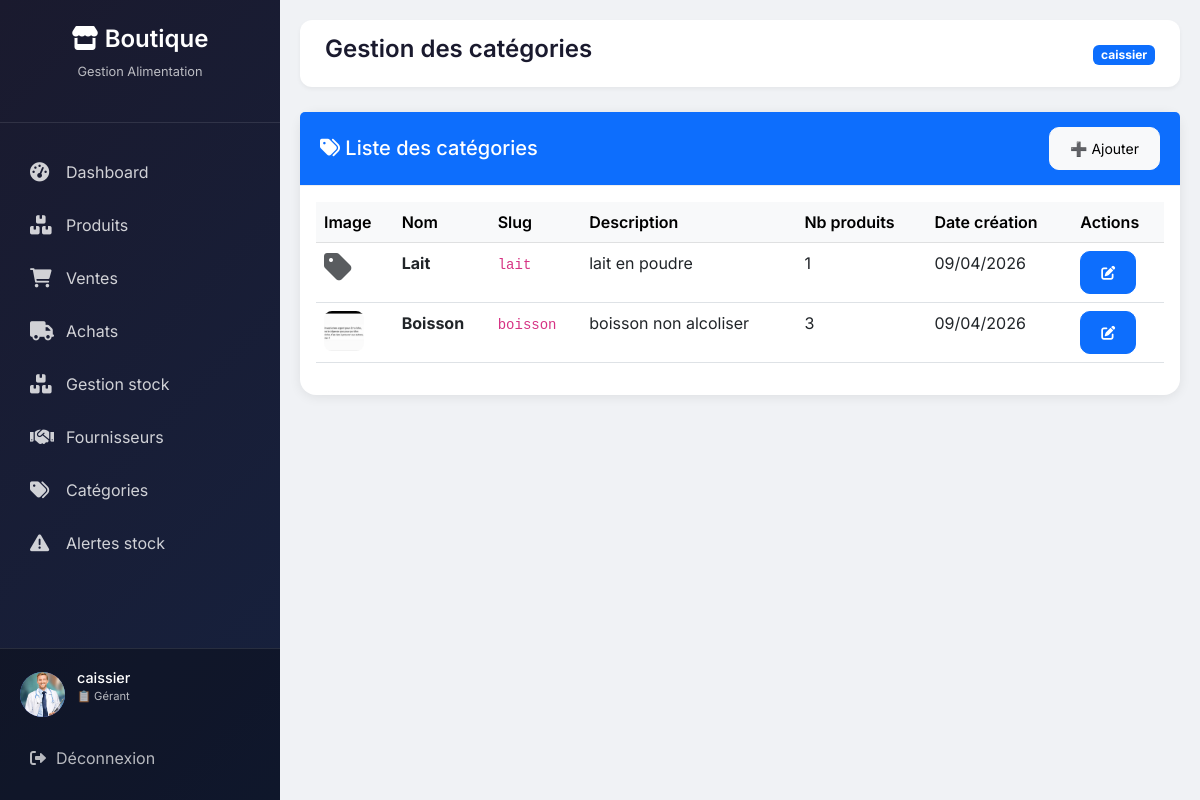
The page /categories/ (signed in) on the database its author committed.
### shop/models.py (models this page shows, shortened)
class Profil(models.Model):
    ROLE_CHOICES = (
        ('admin', 'Administrateur'),
        ('manager', 'Gérant'),
        ('comptable', 'Comptable'),
    )
    user = models.OneToOneField(User, on_delete=models.CASCADE)
    role = models.CharField(max_length=20, choices=ROLE_CHOICES,
                            default='manager')
    avatar = models.ImageField(upload_to='avatars/', blank=True, null=True)

class Categorie(models.Model):
    nom = models.CharField(max_length=100)
    slug = models.SlugField(unique=True, blank=True)
    description = models.TextField(blank=True)
    date_creation = models.DateTimeField(auto_now_add=True)
    image = models.ImageField(upload_to='categories/', blank=True, null=True)

### shop/views.py (the view)
# urls.py: path('categories/', views.liste_categories, name='liste_categories'),
@login_required
def liste_categories(request):
    if request.user.profil.role == 'comptable':
        messages.error(request, "Accès non autorisé.")
        return redirect('dashboard_comptable')
    categories = Categorie.objects.all().order_by('-date_creation')
    return render(request, 'shop/categories/liste.html', {'categories': categories})

### shop/templates/shop/categories/liste.html (shortened to what this page needs)
{% extends 'shop/base.html' %}
{% block page_title %}Gestion des catégories{% endblock %}
{% block content %}
<div class="card">
    <div class="card-header bg-primary text-white d-flex justify-content-between align-items-center">
        <h5 class="mb-0"><i class="fas fa-tags"></i> Liste des catégories</h5>
        <a href="{% url 'ajouter_categorie' %}" class="btn btn-light btn-sm">➕ Ajouter</a>
    </div>
    <div class="card-body">
        <div class="table-responsive">
            <table class="table table-hover">
                <thead class="table-light">
                    <tr>
                        <th>Image</th>
                        <th>Nom</th>
                        <th>Slug</th>
                        <th>Description</th>
                        <th>Nb produits</th>
                        <th>Date création</th>
                        <th>Actions</th>
                    </tr>
                </thead>
                <tbody>
                    {% for cat in categories %}
                    <tr>
                        <td>
                            {% if cat.image %}
                                <img src="{{ cat.image.url }}" width="40" height="40" style="object-fit: cover; border-radius: 8px;">
                            {% else %}
                                <i class="fas fa-tag fa-2x text-muted"></i>
                            {% endif %}
                        </td>
                        <td><strong>{{ cat.nom }}</strong></td>
                        <td><code>{{ cat.slug }}</code></td>
                        <td>{{ cat.description|truncatechars:50|default:"-" }}</td>
                        <td>{{ cat.produits.count }}</small></td>
                        <td>{{ cat.date_creation|date:"d/m/Y" }}</small></td>
                        <td>
                            <a href="{% url 'modifier_categorie' cat.id %}" class="btn btn-sm btn-primary">
                                <i class="fas fa-edit"></i>
                            </a>
                        </td>
                    </tr>
                    {% empty %}
                    <tr><td colspan="7" class="text-center">Aucune catégorie</td></tr>
                    {% endfor %}
                </tbody>
            </table>
        </div>
    </div>
</div>
{% endblock %}

### shop/templates/shop/base.html (shortened to what this page needs)
<!DOCTYPE html>
<html lang="fr">
<head>
    <link href="https://cdn.jsdelivr.net/npm/bootstrap@5.3.0/dist/css/bootstrap.min.css" rel="stylesheet">
    <link rel="stylesheet" href="https://cdnjs.cloudflare.com/ajax/libs/font-awesome/6.0.0-beta3/css/all.min.css">
</head>
<body>
<div class="sidebar" id="sidebar">
    <div class="sidebar-header">
        <h3><i class="fas fa-store"></i> Boutique</h3>
        <p>Gestion Alimentation</p>
    </div>
    <ul class="nav-menu">
        <li class="nav-item">
            <a href="
                {% if user.profil.role == 'admin' %}
                    {% url 'dashboard_admin' %}
                {% elif user.profil.role == 'comptable' %}
                    {% url 'dashboard_comptable' %}
                {% else %}
                    {% url 'dashboard_gerant' %}
                {% endif %}
            " class="nav-link">
                <i class="fas fa-tachometer-alt"></i>
                <span>Dashboard</span>
            </a>
        </li>
        {% if user.profil.role != 'comptable' %}
        <li class="nav-item">
            <a href="{% url 'liste_produits' %}" class="nav-link">
                <i class="fas fa-boxes"></i>
                <span>Produits</span>
            </a>
        </li>
        {% endif %}
        <li class="nav-item">
            <a href="{% url 'liste_ventes' %}" class="nav-link">
                <i class="fas fa-shopping-cart"></i>
                <span>Ventes</span>
            </a>
        </li>
        <li class="nav-item">
            <a href="{% url 'liste_achats' %}" class="nav-link">
                <i class="fas fa-truck"></i>
                <span>Achats</span>
            </a>
        </li>
        {% if user.profil.role != 'comptable' %}
        <li class="nav-item">
            <a href="{% url 'gestion_stock' %}" class="nav-link">
                <i class="fas fa-boxes"></i>
                <span>Gestion stock</span>
            </a>
        </li>
        {% endif %}
        {% if user.profil.role != 'comptable' %}
        <li class="nav-item">
            <a href="{% url 'liste_fournisseurs' %}" class="nav-link">
                <i class="fas fa-handshake"></i>
                <span>Fournisseurs</span>
            </a>
        </li>
        {% endif %}
        {% if user.profil.role != 'comptable' %}
        <li class="nav-item">
            <a href="{% url 'liste_categories' %}" class="nav-link">
                <i class="fas fa-tags"></i>
                <span>Catégories</span>
            </a>
        </li>
        {% endif %}
        {% if user.profil.role != 'comptable' %}
        <li class="nav-item">
            <a href="{% url 'alertes_stock' %}" class="nav-link">
                <i class="fas fa-exclamation-triangle"></i>
                <span>Alertes stock</span>
            </a>
        </li>
        {% endif %}
    </ul>
    <div class="user-section">
        <div class="user-info">
            <div class="user-avatar">
                {% if user.profil.avatar %}
                    <img src="{{ user.profil.avatar.url }}" alt="{{ user.username }}">
                {% else %}
                    {{ user.username|make_list|first|upper }}
                {% endif %}
            </div>
            <div class="user-details">
                <h5>{{ user.username }}</h5>
                <p>
                    {% if user.profil.role == 'admin' %}
                        👑 Administrateur
                    {% elif user.profil.role == 'comptable' %}
                        💰 Comptable
                    {% else %}
                        📋 Gérant
                    {% endif %}
                </p>
            </div>
        </div>
        <a href="{% url 'deconnexion' %}" class="logout-link">
            <i class="fas fa-sign-out-alt"></i> Déconnexion
        </a>
    </div>
</div>
<div class="main-content" id="mainContent">
    <div class="top-bar">
        <h1 class="page-title">{% block page_title %}Dashboard{% endblock %}</h1>
        <div class="top-bar-right">
            <span class="badge bg-primary">{{ user.username }}</span>
        </div>
    </div>
    {% block content %}{% endblock %}
</div>
</body>
</html>

### shop/templates/shop/base.html (style rules this page uses)
* { margin: 0; padding: 0; box-sizing: border-box; }
body { font-family: 'Inter', sans-serif; background: #f0f2f5; }
.sidebar { position: fixed; left: 0; top: 0; width: 280px; height: 100%; background: linear-gradient(135deg, #1a1a2e 0%, #16213e 100%); color: white; transition: transform 0.3s ease; z-index: 1000; overflow-y: auto; display: flex; flex-direction: column; }
.sidebar-header { padding: 25px 20px; text-align: center; border-bottom: 1px solid rgba(255,255,255,0.1); margin-bottom: 20px; flex-shrink: 0; }
.sidebar-header h3 { font-size: 1.5rem; font-weight: 600; }
.sidebar-header p { font-size: 0.8rem; opacity: 0.7; margin-top: 5px; }
.nav-menu { list-style: none; padding: 0; margin: 0; flex: 1; }
.nav-item { margin: 5px 15px; }
.nav-link { display: flex; align-items: center; padding: 12px 15px; color: rgba(255,255,255,0.8); text-decoration: none; border-radius: 10px; transition: all 0.3s; gap: 12px; }
.nav-link i { width: 24px; font-size: 1.2rem; }
.user-section { padding: 20px; border-top: 1px solid rgba(255,255,255,0.1); background: rgba(0,0,0,0.3); flex-shrink: 0; }
.user-info { display: flex; align-items: center; gap: 12px; margin-bottom: 15px; }
.user-avatar { width: 45px; height: 45px; background: #667eea; border-radius: 50%; display: flex; align-items: center; justify-content: center; font-weight: bold; font-size: 1.2rem; overflow: hidden; }
.user-avatar img { width: 100%; height: 100%; object-fit: cover; }
.user-details h5 { font-size: 0.9rem; margin-bottom: 2px; }
.user-details p { font-size: 0.7rem; opacity: 0.7; }
.logout-link { display: flex; align-items: center; gap: 10px; color: rgba(255,255,255,0.7); text-decoration: none; padding: 10px; border-radius: 8px; transition: all 0.3s; }
.main-content { margin-left: 280px; padding: 20px; min-height: 100vh; }
.top-bar { background: white; border-radius: 12px; padding: 15px 25px; margin-bottom: 25px; display: flex; justify-content: space-between; align-items: center; box-shadow: 0 2px 4px rgba(0,0,0,0.05); }
.page-title { font-size: 1.5rem; font-weight: 600; color: #1a1a2e; }
.card { background: white; border-radius: 16px; box-shadow: 0 2px 12px rgba(0,0,0,0.08); border: none; margin-bottom: 25px; }
.card-header { background: white; border-bottom: 1px solid #eee; padding: 15px 20px; font-weight: 600; border-radius: 16px 16px 0 0; }
.btn { border-radius: 10px; padding: 10px 20px; }
.table th { background: #f8f9fa; font-weight: 600; }

### rows shown on the page
Categorie: nom "Lait", slug "lait", description "lait en poudre", produits.count "1", date_creation "09/04/2026"
Categorie: image (picture), nom "Boisson", slug "boisson", description "boisson non alcoliser", produits.count "3", date_creation "09/04/2026"

### other values the page prints
{{ user.username }} "caissier"
